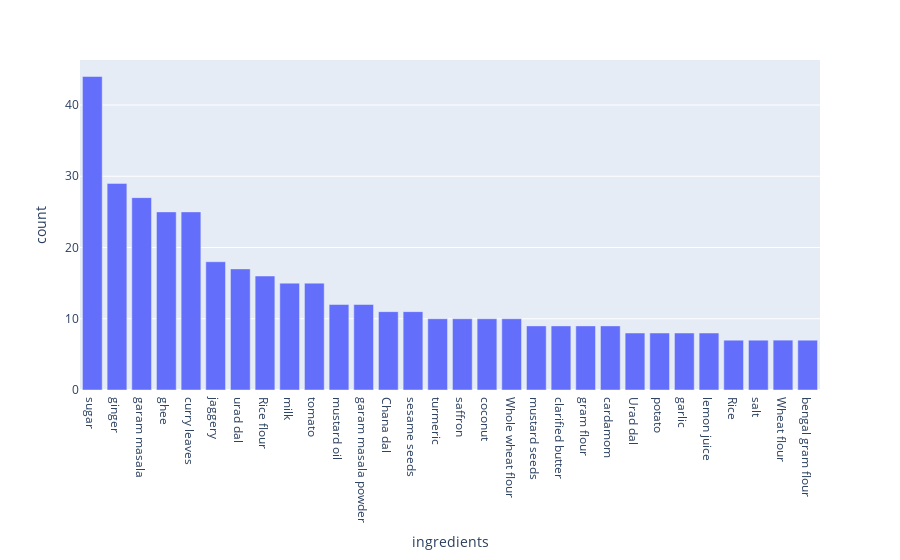

Notebook code for this chart:
### Code cell
px.bar(ingredient_df.head(30), x='ingredients', y='count')

### Figure 1 — Plotly figure (JSON) as saved in the notebook; plotly's stock layout.template omitted (floating-point values rounded to 4 significant figures)
{"data": [{"alignmentgroup": "True", "hovertemplate": "ingredients=%{x}<br>count=%{y}<extra></extra>", "legendgroup": "", "marker": {"color": "#636efa", "pattern": {"shape": ""}}, "name": "", "offsetgroup": "", "orientation": "v", "showlegend": false, "textposition": "auto", "type": "bar", "x": ["sugar", "ginger", "garam masala", "ghee", "curry leaves", "jaggery", "urad dal", "Rice flour", "milk", "tomato", "mustard oil", "garam masala powder", "Chana dal", "sesame seeds", "turmeric", "saffron", "coconut", "Whole wheat flour", "mustard seeds", "clarified butter", "gram flour", "cardamom", "Urad dal", "potato", "garlic", "lemon juice", "Rice", "salt", "Wheat flour", "bengal gram flour"], "xaxis": "x", "y": [44, 29, 27, 25, 25, 18, 17, 16, 15, 15, 12, 12, 11, 11, 10, 10, 10, 10, 9, 9, 9, 9, 8, 8, 8, 8, 7, 7, 7, 7], "yaxis": "y"}], "layout": {"barmode": "relative", "legend": {"tracegroupgap": 0}, "margin": {"t": 60}, "xaxis": {"anchor": "y", "domain": [0, 1], "title": {"text": "ingredients"}}, "yaxis": {"anchor": "x", "domain": [0, 1], "title": {"text": "count"}}}}
